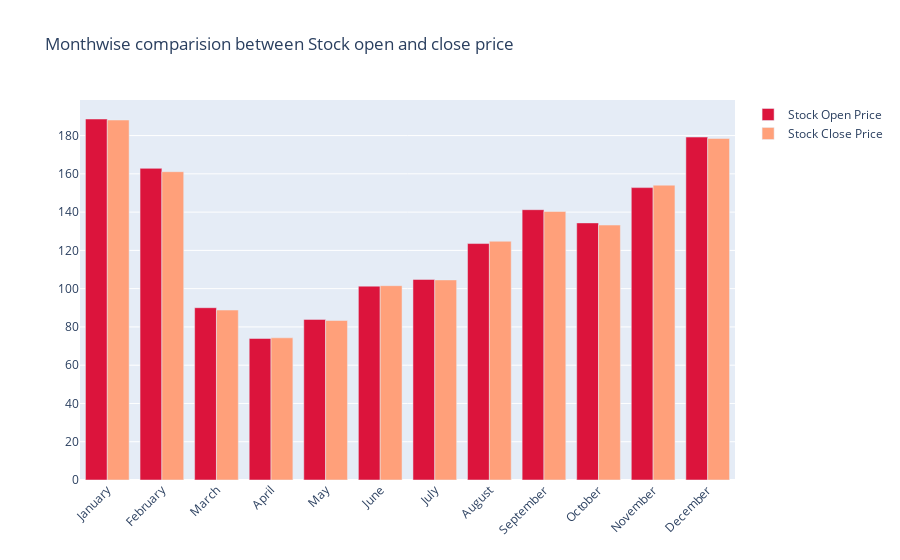

The notebook cell this image was saved under:
### Code cell
fig = go.Figure()

fig.add_trace(go.Bar(
    x=monthvise.index,
    y=monthvise['open'],
    name='Stock Open Price',
    marker_color='crimson'
))
fig.add_trace(go.Bar(
    x=monthvise.index,
    y=monthvise['close'],
    name='Stock Close Price',
    marker_color='lightsalmon'
))

fig.update_layout(barmode='group', xaxis_tickangle=-45,
                  title='Monthwise comparision between Stock open and close price')
fig.show()

### Figure 1 — Plotly figure (JSON) as saved in the notebook; plotly's stock layout.template omitted (floating-point values rounded to 4 significant figures)
{"data": [{"marker": {"color": "crimson"}, "name": "Stock Open Price", "type": "bar", "x": ["January", "February", "March", "April", "May", "June", "July", "August", "September", "October", "November", "December"], "y": [188.7, 162.9, 90.04, 73.96, 83.94, 101.3, 104.8, 123.6, 141.3, 134.4, 152.8, 179.2]}, {"marker": {"color": "lightsalmon"}, "name": "Stock Close Price", "type": "bar", "x": ["January", "February", "March", "April", "May", "June", "July", "August", "September", "October", "November", "December"], "y": [188.1, 161.1, 88.81, 74.31, 83.36, 101.6, 104.6, 124.8, 140.4, 133.2, 154.1, 178.5]}], "layout": {"barmode": "group", "title": {"text": "Monthwise comparision between Stock open and close price"}, "xaxis": {"tickangle": -45}}}
